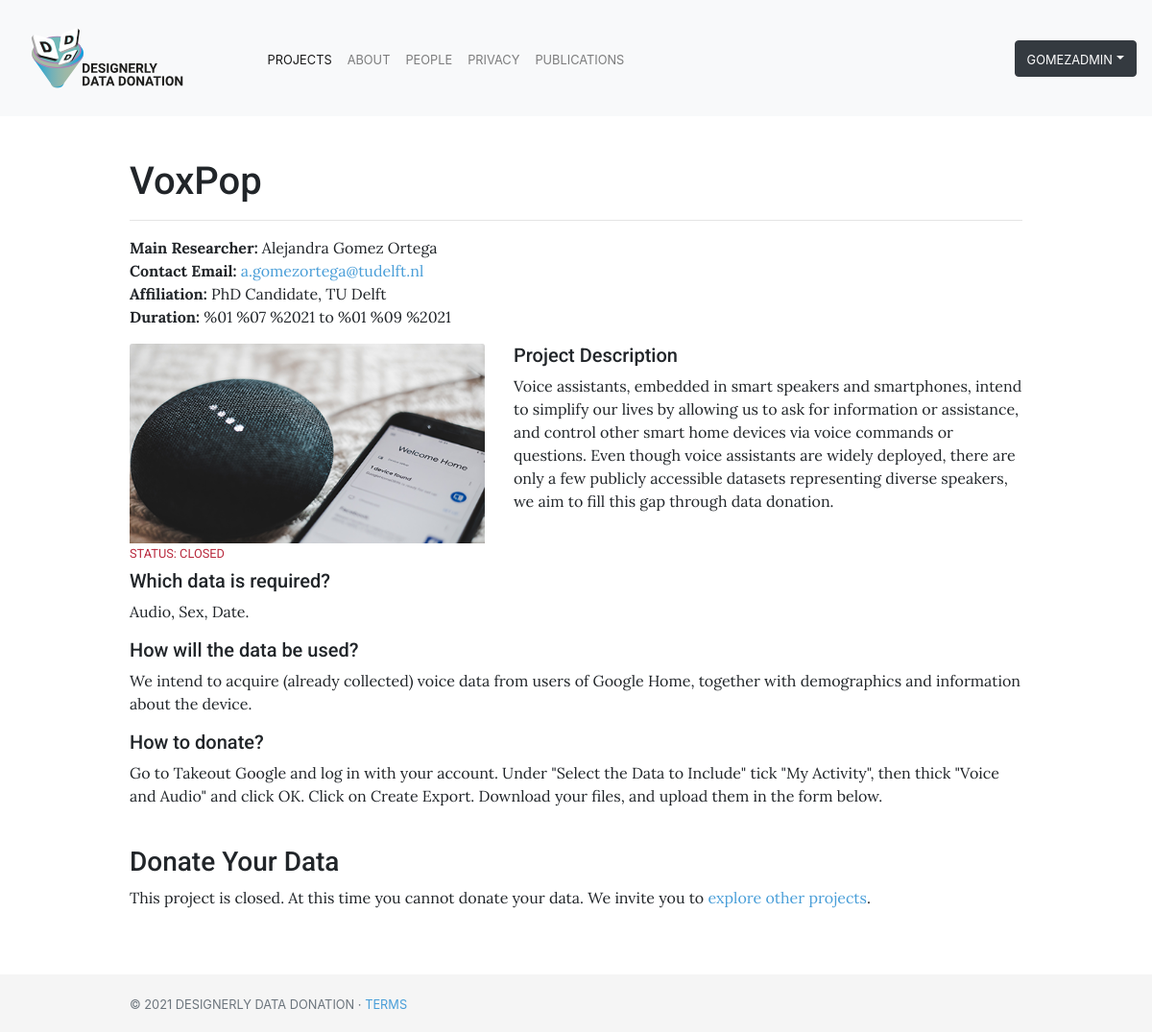
Screenshot of /project/ddd_voxpop/ (signed in) with the database file from the repository.
### bucket/models.py (models this page shows, shortened)
class BucketUser(AbstractBaseUser):
    email               = models.EmailField(verbose_name="email", max_length=60, unique=True)
    username            = models.CharField(max_length=30, unique=True)
    user_id             = models.CharField(max_length=60, unique=True, default=None, primary_key=True)
    date_joined         = models.DateTimeField(verbose_name="date joined", auto_now_add=True)
    last_login          = models.DateTimeField(verbose_name="last login", auto_now=True)
    thing_id            = models.CharField(max_length=200, unique=True, default=None, null=True)
    is_admin            = models.BooleanField(default=False)
    is_active           = models.BooleanField(default=True)
    is_staff            = models.BooleanField(default=False)
    is_superuser        = models.BooleanField(default=False)
    hide_email          = models.BooleanField(default=True)
    objects = BucketUserManager()
    USERNAME_FIELD = 'email' # Field to log in with
    REQUIRED_FIELDS = ['username', 'user_id'] # Required fields

### bucket_view/models.py (models this page shows)
class Project(models.Model):
    id                      = models.CharField(max_length=100, blank=False, unique=True, primary_key=True)
    user                    = models.ForeignKey(settings.AUTH_USER_MODEL, on_delete=models.CASCADE)
    researcher_name         = models.CharField(max_length=200, unique=False, default=None, null=True)
    researcher_affiliation  = models.CharField(max_length=200, unique=False, default=None, null=True)
    title                   = models.CharField(max_length=100, blank=False) # Short string field to hold project name
    description_tweet       = models.CharField(max_length=280, blank=False)  # Tweet-Like description of project
    description             = models.TextField(blank=False)  # Large string frield to hold a piece of text
    hrec                    = models.BooleanField(default=False)
    data                    = models.JSONField(blank=False, null=True)
    image                   = models.ImageField(upload_to="images", blank=True, null=True)
    start                   = models.DateField(blank=False)  # Start of project
    end                     = models.DateField(blank=False)  # End of project
    data_info               = models.TextField(blank=False, null=True)
    instructions            = models.TextField(unique=False, default=None, null=True)
    groupId                 = models.CharField(max_length=200, unique=True, default=None)
    def active(self):
        now = datetime.date.today()
        if self.start <= now and now <= self.end:
            return True
        return False

### bucket_view/views.py (the view)
# urls.py: path("project/<str:pk>/", views.project_view, name="project_view"),
def project_view(request, pk):
    project = Project.objects.get(pk=pk)
    data_tuple = [(key, value[0]) for key, value in project.data.items()]
    if request.method == 'POST':
        form = DonateForm(request.POST, request.FILES, choices=data_tuple)
        if form.is_valid():
            thingId, initialized_property_dict = initialize_donation(project, request.session['token'])
            choices = form.cleaned_data['data_selection']
            data = json.load(form.cleaned_data['data'])
            data_dict = read_clue_file(data['data'], choices)
            bucket_data_dict = transform_clue_dict(data_dict)
            print(data_dict)
            print(bucket_data_dict)
            send_clue_data(thingId, bucket_data_dict, initialized_property_dict, request.session['token'])
            donation = Donation(
                    user        = request.user,
                    data = project.data,
                    project     = project,
                    updates     = form.cleaned_data['updates'],
                    participate       = form.cleaned_data['participate'],
                    consent      = form.cleaned_data['consent'],
                    thingId     = thingId,
                    propertyId  = initialized_property_dict,
                )
            donation.save()
            return render(request, "donation_view.html", {'donation': donation})
        else:
            messages.error(request, "Oops... Something went wrong. Please try again!")
            return render(request, 'project_view.html', {'project': project, 'form': form})
    else:
        form = DonateForm(choices=data_tuple)
    return render(request, 'project_view.html', {'project': project, 'form': form})

### bucket_view/templates/project_view.html
{% extends "base.html" %}
{% load static %}
{% block page_content %}
<section style="padding-top: 50px; padding-bottom: 50px">
    <div class="container">
        <div style="padding-top: 20px">
        <h1>{{ project.title }}</h1>
              <hr>
            <p><b>Main Researcher:</b> {{ project.researcher_name }}<br>
                <b>Contact Email: </b><a href="mailto:{{ project.user.email }}">{{ project.user.email }}</a><br>
                <b>Affiliation:</b> {{ project.researcher_affiliation }}<br>
                <b>Duration:</b> {{project.start}} to {{ project.end }}</p>
        </div>
        <div class="row">
            <div class="col-md-5">
                <img class="card-img-top" src="{{ project.image.url }}" width="100%">
                    {% if project.active %}
                        <h6><span class="small text-uppercase" style="color:#019875">STATUS: Open</span></h6>
                    {% else %}
                       <h6><span class="small text-uppercase" style="color:#B8293D">STATUS: Closed</span></h6>
                {% endif %}
            </div>
            <div class="col-md-7">
                <h5>Project Description</h5>
                <p>{{ project.description }}</p>
            </div>
            <div class="container">
                <h5>Which data is required?</h5>
                <p>
                    {% for key, value in project.data.items %}
                           {{ value.0 }}{% if forloop.last %}.{% else %}, {%endif%}
                    {% endfor %}</p>
                <h5>How will the data be used?</h5>
                <p>{{ project.data_info }}</p>
                <h5>How to donate?</h5>
            <p>{{ project.instructions }}</p>
        </div>
        {% if project.id != 'ddd_demo' %}
            <section style="padding-top: 2.5%">
            <div class="container">
            <h3>Donate Your Data</h3>
            {% if project.active %}
                {% if not user.is_authenticated %}
                <p>You first must <a href="/bucket/login/">log in</a> or <a href="/bucket/login/">create a user</a> to donate your data.</p>
                {% else %}
                     <form action="/project/{{ project.pk }}/", method="post", enctype="multipart/form-data">
                        {% csrf_token %}
                         {% include 'messages.html' %}
                          <div class="form-group row required">
                            <label class="col-sm-3 col-form-label col-form-label-sm control-label">Upload your Data</label>
                             <div class="col-sm-7">
                                {{ form.data }}
                                 <small class="form-tex text-muted">Note that <b>{{ project.title }}</b> only accepts <b>.cluedata</b> files.</small>
                            </div>
                         </div>
                         <div class="form-group row required">
                            <label class="col-sm-3 col-form-label col-form-label-sm control-label">Select the Data</label>
                            <div class="col-sm-7">
                                {{ form.data_selection }}
                                <small class="form-tex text-muted">Select the type(s) of data you wish to donate to <b>{{ project.title }}</b>. Hold <b>CTRL</b>, <b>⌘</b> or <b>drag with the mouse</b> to select more than one.</small>
                            </div>
                         </div>
                        <div class="form-group row">
                            <label class="col-sm-3 col-form-label col-form-label-sm">Indicate your Preferences</label>
                            <div class="col-sm-7">
                                <label>{{ form.updates }} I wish to receive updates from <b>{{ project.title }}</b></label>
                                <label>{{ form.participate }} I wish to further participate in <b>{{ project.title }}</b></label>
                            </div>
                         </div>
                          <div class="form-group row required">
                            <label class="col-sm-3 col-form-label col-form-label-sm control-label">Confirm your Agreement</label>
                            <div class="col-sm-7">
                                <label class="control-label">{{ form.consent }} I have read and understood this page</label>
                                <label class="control-label">{{ form.consent }} I consent voluntarily to donate my data to <b>{{ project.title }}</b></label>
                                <label class="control-label">{{ form.consent }} I understand that I can <b>withdraw my donation</b> any time</label>
                                <label class="control-label">{{ form.consent }} I confirm that I am <b>18 years old or older</b></label>
                            </div>
                         </div>
                        <div class="form-row">
                            <div class="col-sm-3"></div>
                            <div class="col-sm-7">
                                <button type="submit", class="btn btn-primary btn-xs" style="float: left">Donate</button>
                            </div>
                        </div>
                     </form>
                {% endif %}
            {% else %}
                <p>This project is closed. At this time you cannot donate your data. We invite you to <a href="{% url 'project_list' %}">explore other projects</a>.</p>
            {% endif %}
            </div>
          </section>
        {% endif %}
</section>
{% endblock %}

### data_donation/templates/base.html (shortened to what this page needs)
{% load static %}
<!doctype html>
    <head>
        <link rel="stylesheet" href="https://stackpath.bootstrapcdn.com/bootstrap/4.1.3/css/bootstrap.min.css">
        <link href="/static/css/base.css" rel="stylesheet">
    </head>
    <body>
        <nav class="navbar fixed-top navbar-light bg-light navbar-expand-md justify-content-center">
            <a class="navbar-brand" href="{% url 'pages_index' %}"><img src="{% static 'images/DDDLogo.svg' %}" height="95px"/></a>
            <div class="collapse navbar-collapse" id="navbarCollapse">
                <ul class="navbar-nav w-100 justify-content-center" id="navigation">
                <li class="nav-item {% if request.resolver_match.url_name == 'project_list' or request.resolver_match.url_name == 'project_view' %}active{% endif %}">
                    <a class="nav-link" id="projects" href="{% url 'project_list' %}"><span class="small text-uppercase">Projects</span></a>
                </li>
                <li class="nav-item {% if request.resolver_match.url_name == 'pages_about' %}active{% endif %}">
                    <a class="nav-link" id="about" href="{% url 'pages_about' %}"><span class="small text-uppercase">About</span></a>
                </li>
                <li class="nav-item {% if request.resolver_match.url_name == 'pages_questions' %}active{% endif %}">
                    <a class="nav-link" id="team" href="{% url 'pages_questions' %}"><span class="small text-uppercase">People</span></a>
                </li>
                <li class="nav-item {% if request.resolver_match.url_name == 'pages_privacy' %}active{% endif %}">
                    <a class="nav-link" id="privacy" href="{% url 'pages_privacy' %}"><span class="small text-uppercase">Privacy</span></a>
                </li>
                <li class="nav-item {% if request.resolver_match.url_name == 'pages_publications' %}active{% endif %}">
                    <a class="nav-link" id="team" href="{% url 'pages_publications' %}"><span class="small text-uppercase">Publications</span></a>
                </li>
              </ul>
            {% if user.is_authenticated %}
                <ul class="navbar-nav ml-auto w-100 justify-content-end" id="navigation_login">
                    <div class="dropdown">
                        <button class="btn btn-dark dropdown-toggle" type="button" id="dropdownUserButton" data-toggle="dropdown"><span class="small text-uppercase">{{ user.username }}</span></button>
                    </div>
                 </ul>
            {% else %}
                 <ul class="navbar-nav ml-auto w-100 justify-content-end">
                    <a class="btn btn-dark navbar-btn" role="button"  href="/bucket/login/"><span class="small text-uppercase">Log in / Sign Up</span></a>
                </ul>
            {% endif %}
            </div>
        </nav>
        <main role="main">
            {% block page_content %}{% endblock %}
        </main>
        <footer class="footer">
            <div class="container">
                <span class="text-muted small text-uppercase">&copy; {% now 'Y' %} Designerly Data Donation · <a href="/terms">Terms</a></span>
            </div>
        </footer>
    </body>
</html>

### static/css/base.css (style rules this page uses)
p { font-family: 'Lora', Sans-Serif; }
h1, h2, h3, h4, h5, h6 { font-family: 'Roboto', Serif; }
body { margin-bottom: 60px; margin-top: 95px; }
.footer { position: absolute; bottom: 0; width: 100%; height: 60px; line-height: 60px; background-color: #f5f5f5; }
a { color: #499ed8; }
.container { max-width: 960px; }

### rows the page displays
BucketUser: username "GOMEZADMIN"
Project: title "VoxPop", researcher_name "Alejandra Gomez Ortega", user.email "a.gomezortega@tudelft.nl", researcher_affiliation "PhD Candidate, TU Delft", start "%01 %07 %2021", end "%01 %09 %2021", image (picture), description "Voice assistants, embedded in smart speakers and smartphones, intend to simplify our lives by allowing us to ask for information or assistance, and control other smart home devices via voice commands or questions. Even though voice assistants are widely deployed, there are only a few publicly accessible datasets representing diverse speakers, we aim to fill this gap through data donation.", data_info "We intend to acquire (already collected) voice data from users of Google Home, together with demographics and information about the device.", instructions "Go to Takeout Google and log in with your account. Under \"Select the Data to Include\" tick \"My Activity\", then thick \"Voice and Audio\" and click OK. Click on Create Export. Download your files, and upload them in the form below."

### other values shown
{{ value.0 }} "Audio" "Sex" "Date"
